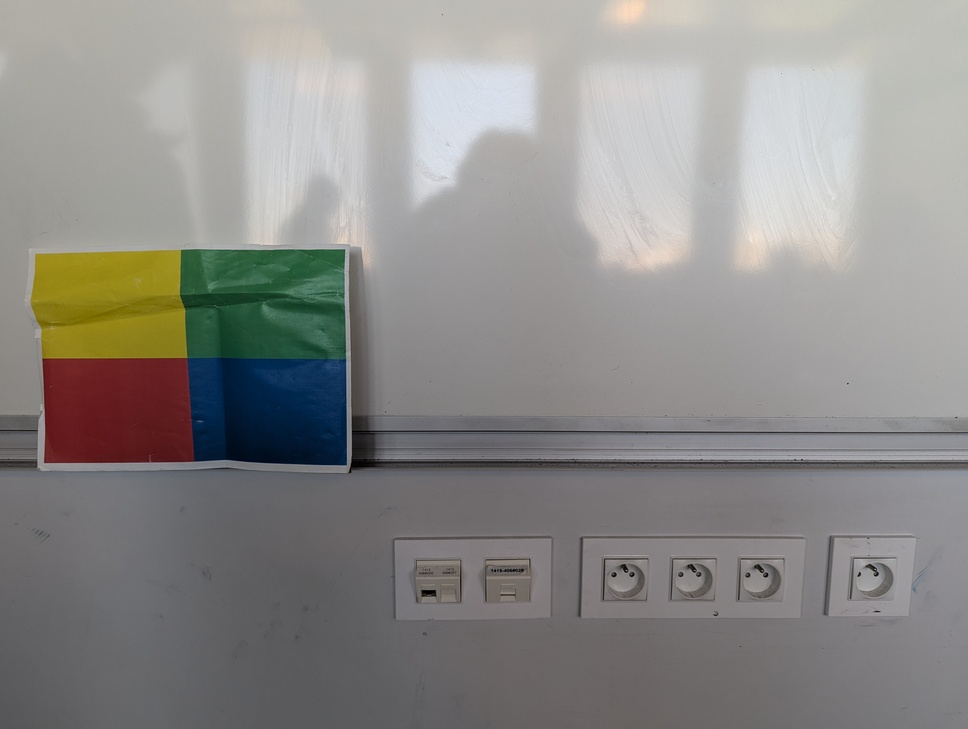
#> input picture src/algo_detection/photo5.jpg, 968 x 729 px, shrunk from 4080 x 3072 before the run
$ python algo.py
#> lines starting #> are read from the running program, lines starting #| are printed output that depends on the picture; after the words box and inside, x2 and y2 are one past the last pixel; in counts of white or black regions, pixels touching at a corner belong together
#> further down, image is the input picture: shape (729, 968, 3); mean B, G, R 137.3, 139.9, 141.3
import cv2
import numpy as np

# Nom du fichier image à traiter
IMAGE_PATH = "photo5.jpg"  # À adapter selon ton image

# Plages HSV des 4 couleurs de la balise
PLAGES_HSV = {
    "jaune": ((20, 100, 100), (35, 255, 255)),
    "vert":  ((40, 50, 50),   (85, 255, 255)),
    "rouge1": ((0, 100, 100), (10, 255, 255)),
    "rouge2": ((160, 100, 100), (180, 255, 255)),
    "bleu":  ((100, 100, 100), (130, 255, 255))
}

def generer_masque_balise(image_bgr):
    hsv = cv2.cvtColor(image_bgr, cv2.COLOR_BGR2HSV)
#> hsv: shape (729, 968, 3); mean H, S, V 78.8, 25, 145
    masque_total = np.zeros(hsv.shape[:2], dtype=np.uint8)

    for nom, (bas, haut) in PLAGES_HSV.items():
        masque = cv2.inRange(hsv, np.array(bas), np.array(haut))
        masque_total = cv2.bitwise_or(masque_total, masque)
#> this loop made 5 passes
#> pass 1, in generer_masque_balise, `masque = cv2.inRange(hsv, np.array(bas), np.array(haut))`:
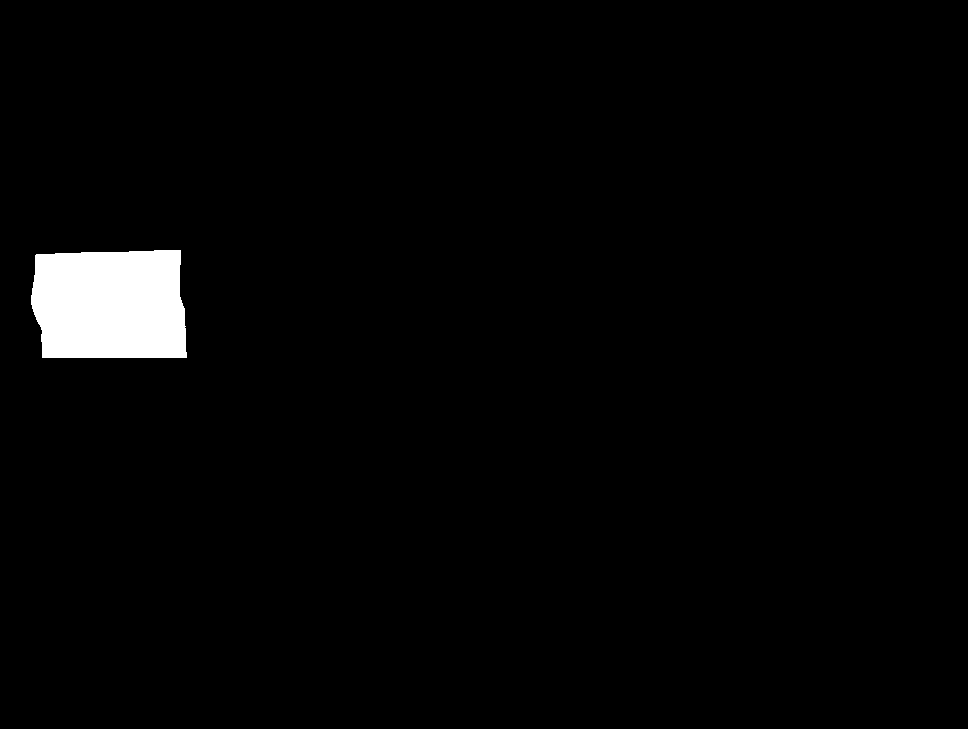
#> masque: shape (729, 968); 2.2% white; 1 white region, box (x1, y1, x2, y2) and area: (31, 250, 187, 358) 15576
#> pass 2, in generer_masque_balise, `masque = cv2.inRange(hsv, np.array(bas), np.array(haut))`:
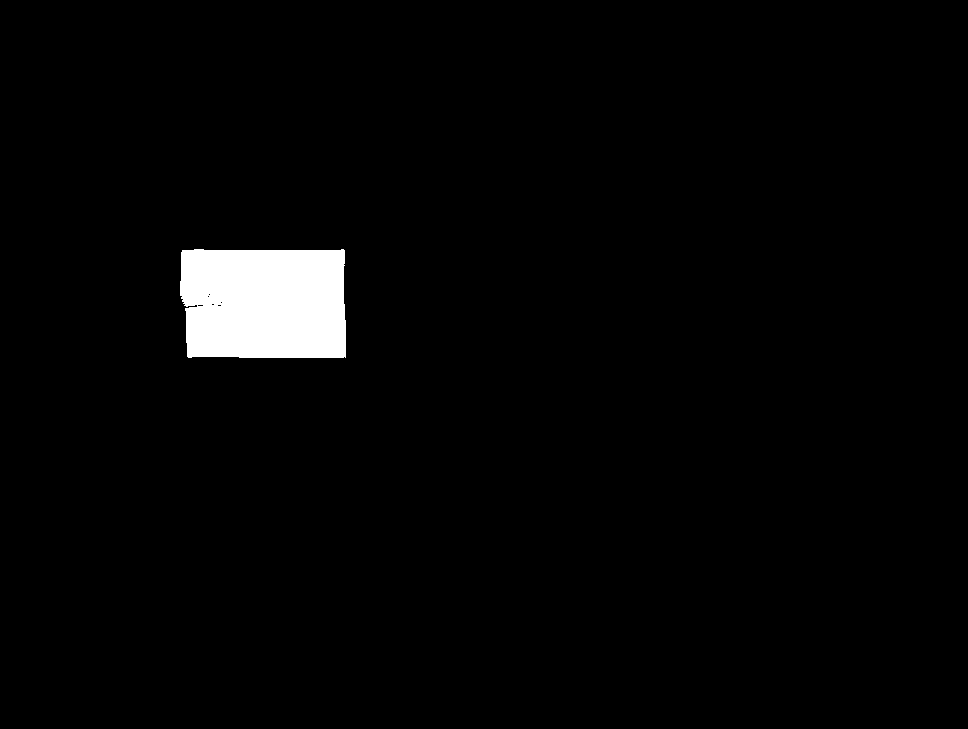
#> masque: shape (729, 968); 2.5% white; 1 white region, box (x1, y1, x2, y2) and area: (180, 249, 346, 358) 17372
#> pass 3, in generer_masque_balise, `masque = cv2.inRange(hsv, np.array(bas), np.array(haut))`:
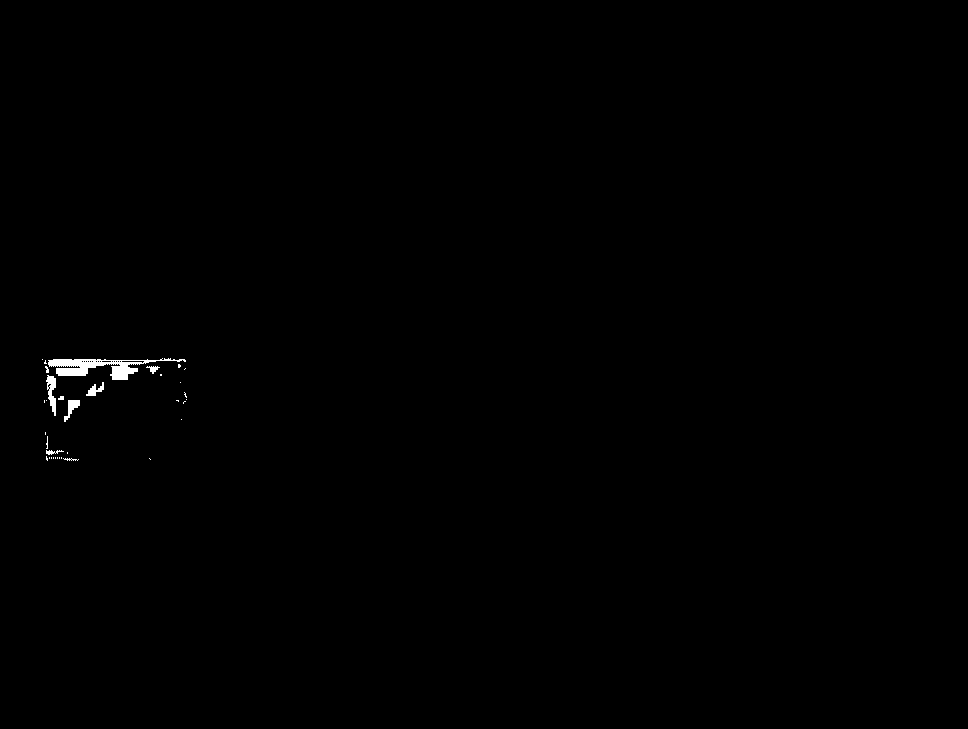
#> masque: shape (729, 968); 0.27% white; 34 white regions (26 under 20 px), largest, box (x1, y1, x2, y2) and area: (48, 358, 186, 380) 1192, (46, 375, 56, 416) 228, (64, 400, 80, 422) 148
#> after the loop:
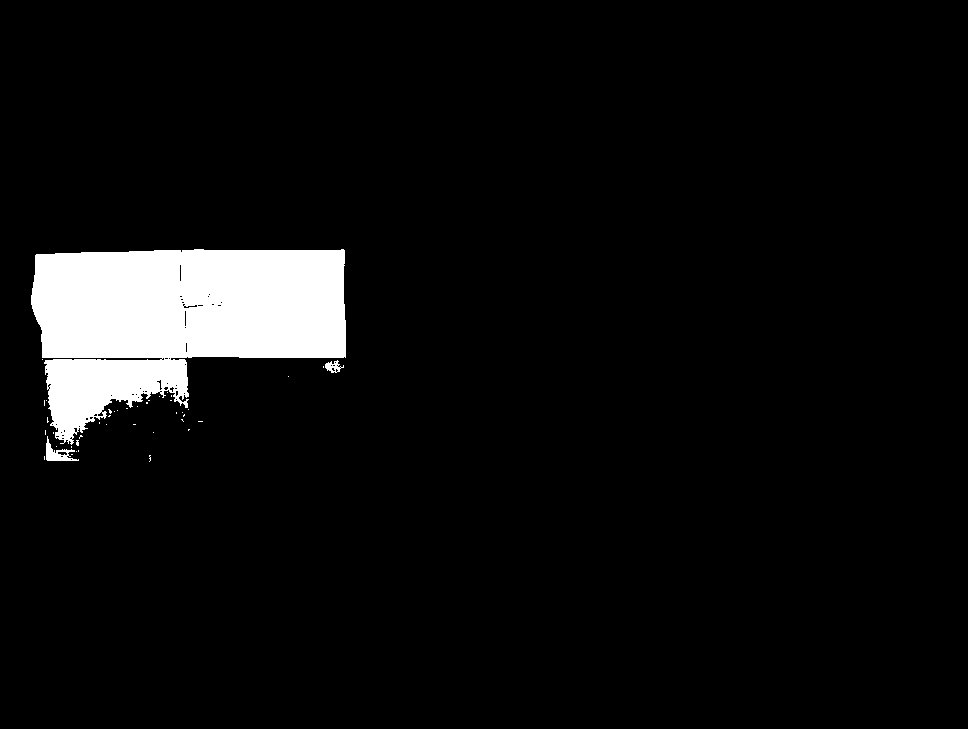
#> masque_total: shape (729, 968); 5.8% white; 43 white regions (40 under 20 px), largest, box (x1, y1, x2, y2) and area: (31, 249, 346, 445) 40068, (46, 436, 79, 461) 307, (325, 360, 344, 373) 126

    # Nettoyage du masque
    kernel = np.ones((5, 5), np.uint8)
    masque_total = cv2.morphologyEx(masque_total, cv2.MORPH_OPEN, kernel)
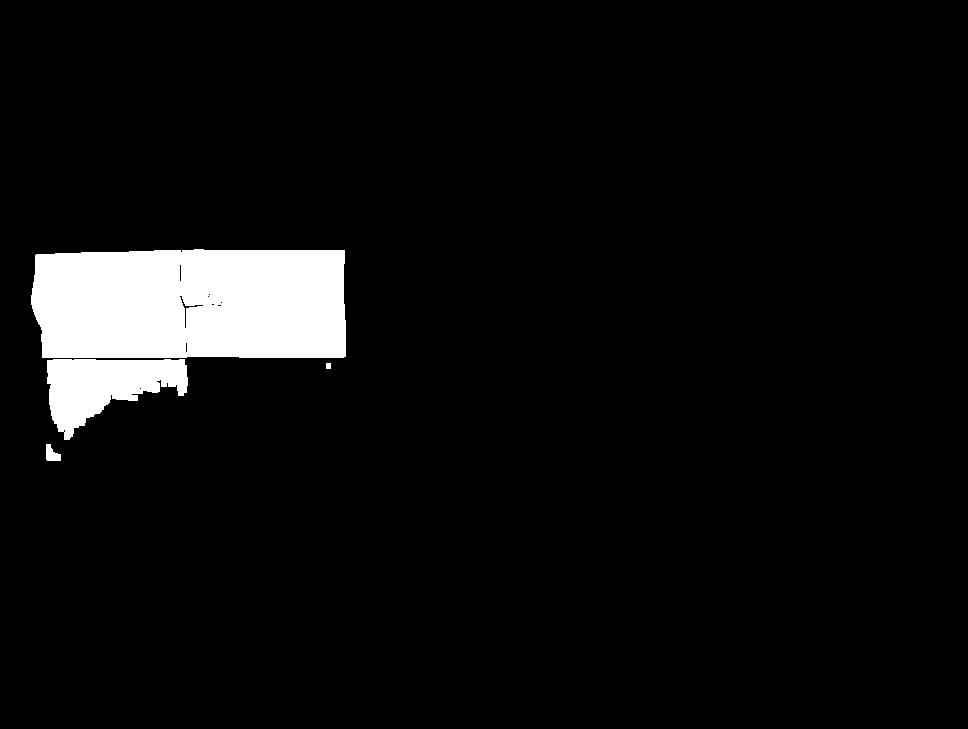
#> masque_total: shape (729, 968); 5.6% white; 4 white regions, box (x1, y1, x2, y2) and area: (31, 249, 346, 358) 32926, (47, 359, 188, 440) 6515, (46, 444, 61, 461) 172, (326, 363, 331, 369) 30
    masque_total = cv2.morphologyEx(masque_total, cv2.MORPH_CLOSE, kernel)
#> masque_total: shape (729, 968); 5.7% white; 3 white regions, box (x1, y1, x2, y2) and area: (31, 249, 346, 440) 39802, (46, 444, 61, 461) 172, (326, 363, 331, 369) 30

    return masque_total

# Programme principal pour test
if __name__ == "__main__":
    image = cv2.imread(IMAGE_PATH)
    if image is None:
        print("Erreur : image non trouvée.")
        exit()

    masque = generer_masque_balise(image)

    # Affichage
    cv2.imwrite("masque_balise_final.png", masque)
    cv2.waitKey(0)
    cv2.destroyAllWindows()

$ run again, with src/algo_detection/photo1.jpg copied over src/algo_detection/photo5.jpg
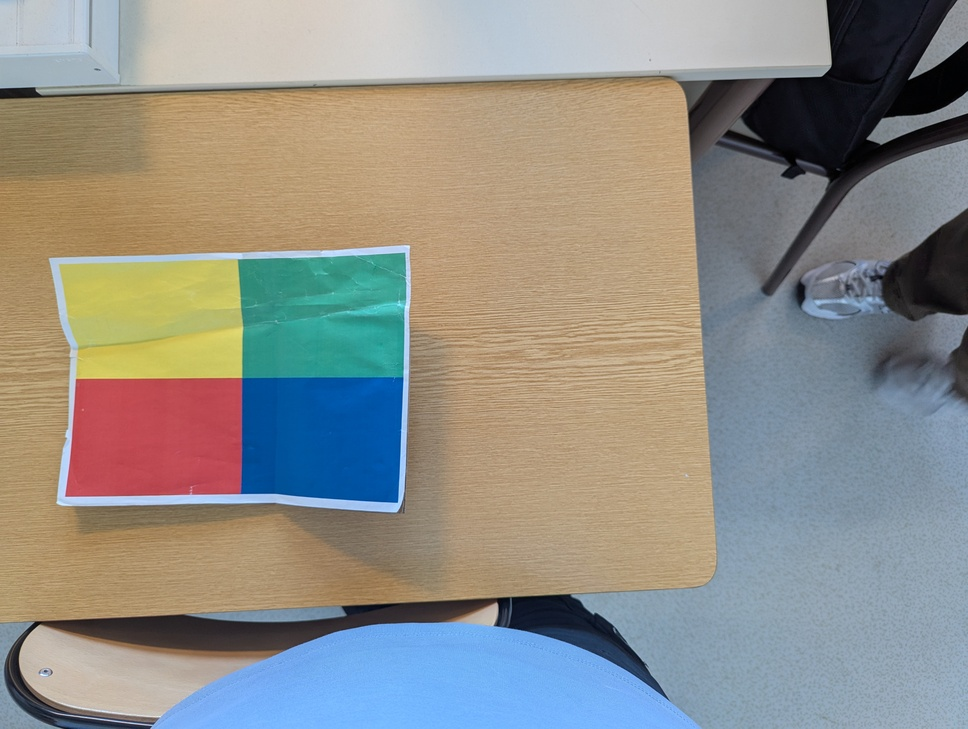
#> input picture src/algo_detection/photo1.jpg, 968 x 729 px, shrunk from 4080 x 3072 before the run
#> image is the input picture: shape (729, 968, 3); mean B, G, R 136.5, 142.9, 144
#> hsv: shape (729, 968, 3); mean H, S, V 64.2, 81, 167.3
#> the loop in generer_masque_balise, `for nom, (bas, haut) in PLAGES_HSV.items():` made 5 passes
#> pass 1, in generer_masque_balise, `masque = cv2.inRange(hsv, np.array(bas), np.array(haut))`:
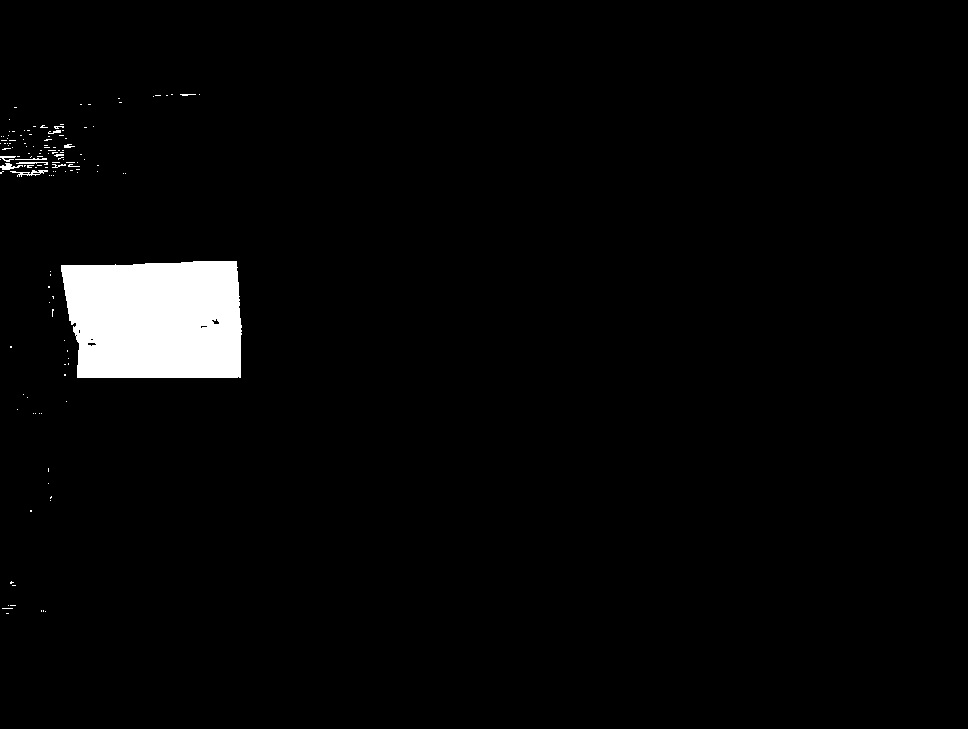
#> masque: shape (729, 968); 2.9% white; 134 white regions (123 under 20 px), largest, box (x1, y1, x2, y2) and area: (61, 261, 242, 378) 19371, (10, 170, 48, 177) 103, (0, 163, 23, 170) 80
#> in generer_masque_balise, `masque_total = cv2.morphologyEx(masque_total, cv2.MORPH_CLOSE, kernel)`:
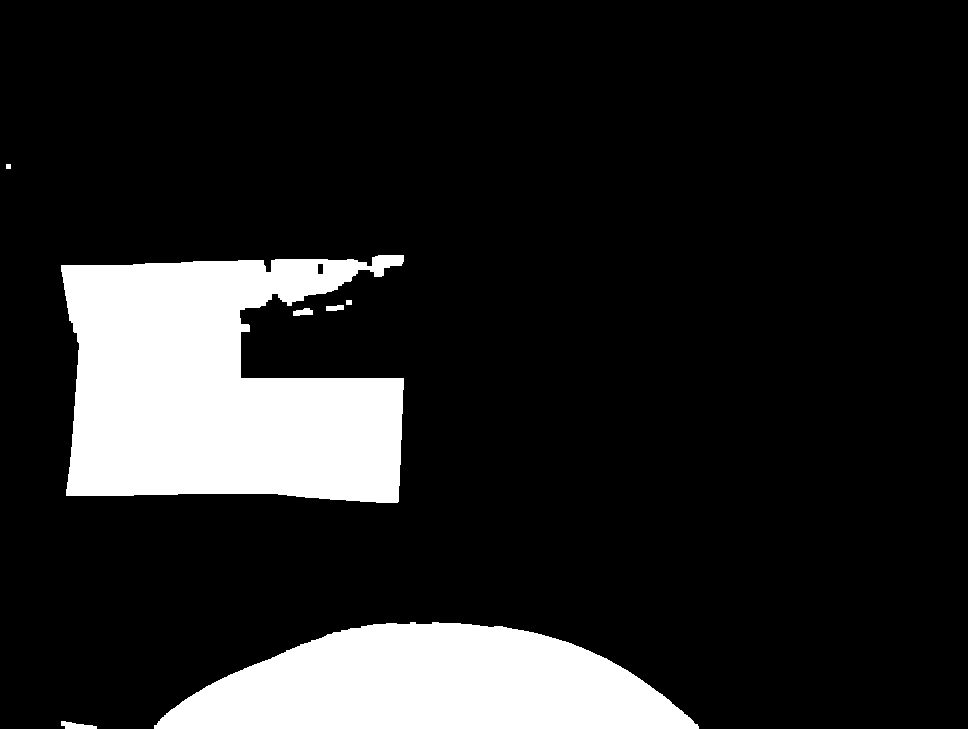
#> masque_total: shape (729, 968); 14.8% white; 7 white regions, largest, box (x1, y1, x2, y2) and area: (61, 255, 404, 503) 63516, (154, 622, 699, 729) 40821, (61, 721, 97, 729) 182
